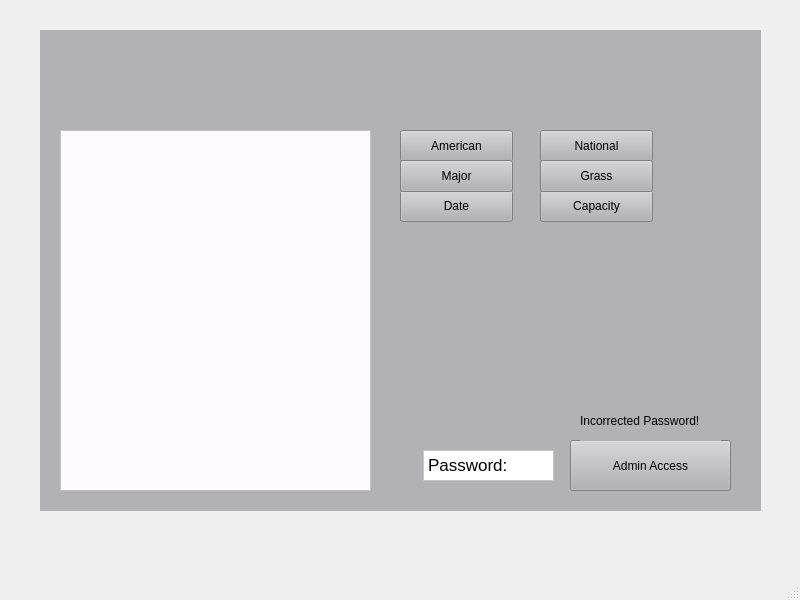
<?xml version="1.0" encoding="UTF-8"?>
<ui version="4.0">
 <class>MainWindow</class>
 <widget class="QMainWindow" name="MainWindow">
  <property name="geometry">
   <rect>
    <x>0</x>
    <y>0</y>
    <width>800</width>
    <height>600</height>
   </rect>
  </property>
  <property name="windowTitle">
   <string>MainWindow</string>
  </property>
  <widget class="QWidget" name="centralwidget">
   <widget class="QStackedWidget" name="stack1">
    <property name="geometry">
     <rect>
      <x>40</x>
      <y>30</y>
      <width>721</width>
      <height>481</height>
     </rect>
    </property>
    <property name="styleSheet">
     <string notr="true">background: rgb(178, 177, 180);</string>
    </property>
    <property name="currentIndex">
     <number>0</number>
    </property>
    <widget class="QWidget" name="page">
     <widget class="QTextBrowser" name="stadium_TextBrowser">
      <property name="geometry">
       <rect>
        <x>20</x>
        <y>100</y>
        <width>311</width>
        <height>361</height>
       </rect>
      </property>
      <property name="styleSheet">
       <string notr="true">background: rgb(254, 251, 255);
color: rgb(32, 32, 32);</string>
      </property>
     </widget>
     <widget class="QLabel" name="stadium_label">
      <property name="geometry">
       <rect>
        <x>58</x>
        <y>50</y>
        <width>231</width>
        <height>41</height>
       </rect>
      </property>
      <property name="font">
       <font>
        <pointsize>16</pointsize>
       </font>
      </property>
      <property name="styleSheet">
       <string notr="true">color: rgb(39, 39, 40);</string>
      </property>
      <property name="text">
       <string/>
      </property>
      <property name="alignment">
       <set>Qt::AlignCenter</set>
      </property>
     </widget>
     <widget class="QPushButton" name="american_button">
      <property name="geometry">
       <rect>
        <x>360</x>
        <y>100</y>
        <width>113</width>
        <height>32</height>
       </rect>
      </property>
      <property name="styleSheet">
       <string notr="true">color: black;</string>
      </property>
      <property name="text">
       <string>American</string>
      </property>
     </widget>
     <widget class="QPushButton" name="national_button">
      <property name="geometry">
       <rect>
        <x>500</x>
        <y>100</y>
        <width>113</width>
        <height>32</height>
       </rect>
      </property>
      <property name="styleSheet">
       <string notr="true">color: black;</string>
      </property>
      <property name="text">
       <string>National</string>
      </property>
     </widget>
     <widget class="QPushButton" name="date_button">
      <property name="geometry">
       <rect>
        <x>360</x>
        <y>160</y>
        <width>113</width>
        <height>32</height>
       </rect>
      </property>
      <property name="styleSheet">
       <string notr="true">color: black;</string>
      </property>
      <property name="text">
       <string>Date</string>
      </property>
     </widget>
     <widget class="QPushButton" name="capacity_button">
      <property name="geometry">
       <rect>
        <x>500</x>
        <y>160</y>
        <width>113</width>
        <height>32</height>
       </rect>
      </property>
      <property name="styleSheet">
       <string notr="true">color: black;</string>
      </property>
      <property name="text">
       <string>Capacity</string>
      </property>
     </widget>
     <widget class="QPushButton" name="grass_button">
      <property name="geometry">
       <rect>
        <x>500</x>
        <y>130</y>
        <width>113</width>
        <height>32</height>
       </rect>
      </property>
      <property name="styleSheet">
       <string notr="true">color: black;</string>
      </property>
      <property name="text">
       <string>Grass</string>
      </property>
     </widget>
     <widget class="QPushButton" name="major_button">
      <property name="geometry">
       <rect>
        <x>360</x>
        <y>130</y>
        <width>113</width>
        <height>32</height>
       </rect>
      </property>
      <property name="styleSheet">
       <string notr="true">color: black;</string>
      </property>
      <property name="text">
       <string>Major</string>
      </property>
     </widget>
     <widget class="QPushButton" name="admin_button">
      <property name="geometry">
       <rect>
        <x>530</x>
        <y>410</y>
        <width>161</width>
        <height>51</height>
       </rect>
      </property>
      <property name="styleSheet">
       <string notr="true">color: black;</string>
      </property>
      <property name="text">
       <string>Admin Access</string>
      </property>
     </widget>
     <widget class="QTextEdit" name="password_textEdit">
      <property name="geometry">
       <rect>
        <x>383</x>
        <y>420</y>
        <width>131</width>
        <height>31</height>
       </rect>
      </property>
      <property name="styleSheet">
       <string notr="true">background: white;
color: black;</string>
      </property>
      <property name="html">
       <string>&lt;!DOCTYPE HTML PUBLIC &quot;-//W3C//DTD HTML 4.0//EN&quot; &quot;http://www.w3.org/TR/REC-html40/strict.dtd&quot;&gt;
&lt;html&gt;&lt;head&gt;&lt;meta name=&quot;qrichtext&quot; content=&quot;1&quot; /&gt;&lt;style type=&quot;text/css&quot;&gt;
p, li { white-space: pre-wrap; }
&lt;/style&gt;&lt;/head&gt;&lt;body style=&quot; font-family:'.SF NS Text'; font-size:13pt; font-weight:400; font-style:normal;&quot;&gt;
&lt;p style=&quot; margin-top:0px; margin-bottom:0px; margin-left:0px; margin-right:0px; -qt-block-indent:0; text-indent:0px;&quot;&gt;&lt;span style=&quot; font-family:'.SF NS Text';&quot;&gt;Password:&lt;/span&gt;&lt;/p&gt;&lt;/body&gt;&lt;/html&gt;</string>
      </property>
     </widget>
     <widget class="QLabel" name="incorrect_label">
      <property name="geometry">
       <rect>
        <x>540</x>
        <y>370</y>
        <width>141</width>
        <height>41</height>
       </rect>
      </property>
      <property name="text">
       <string>Incorrected Password!</string>
      </property>
     </widget>
    </widget>
    <widget class="QWidget" name="page_2">
     <widget class="QPushButton" name="back_button">
      <property name="geometry">
       <rect>
        <x>560</x>
        <y>410</y>
        <width>151</width>
        <height>51</height>
       </rect>
      </property>
      <property name="styleSheet">
       <string notr="true">color: black;</string>
      </property>
      <property name="text">
       <string>Back</string>
      </property>
     </widget>
     <widget class="QTextBrowser" name="souvenir_TextBrowser">
      <property name="geometry">
       <rect>
        <x>50</x>
        <y>70</y>
        <width>311</width>
        <height>361</height>
       </rect>
      </property>
      <property name="styleSheet">
       <string notr="true">background: rgb(254, 251, 255);
color: rgb(32, 32, 32);</string>
      </property>
     </widget>
     <widget class="QPushButton" name="souvenir_button">
      <property name="geometry">
       <rect>
        <x>370</x>
        <y>80</y>
        <width>151</width>
        <height>51</height>
       </rect>
      </property>
      <property name="styleSheet">
       <string notr="true">color: black;</string>
      </property>
      <property name="text">
       <string>Show souvenirs</string>
      </property>
     </widget>
    </widget>
   </widget>
  </widget>
  <widget class="QMenuBar" name="menubar">
   <property name="geometry">
    <rect>
     <x>0</x>
     <y>0</y>
     <width>800</width>
     <height>22</height>
    </rect>
   </property>
  </widget>
  <widget class="QStatusBar" name="statusbar"/>
 </widget>
 <resources/>
 <connections/>
</ui>
